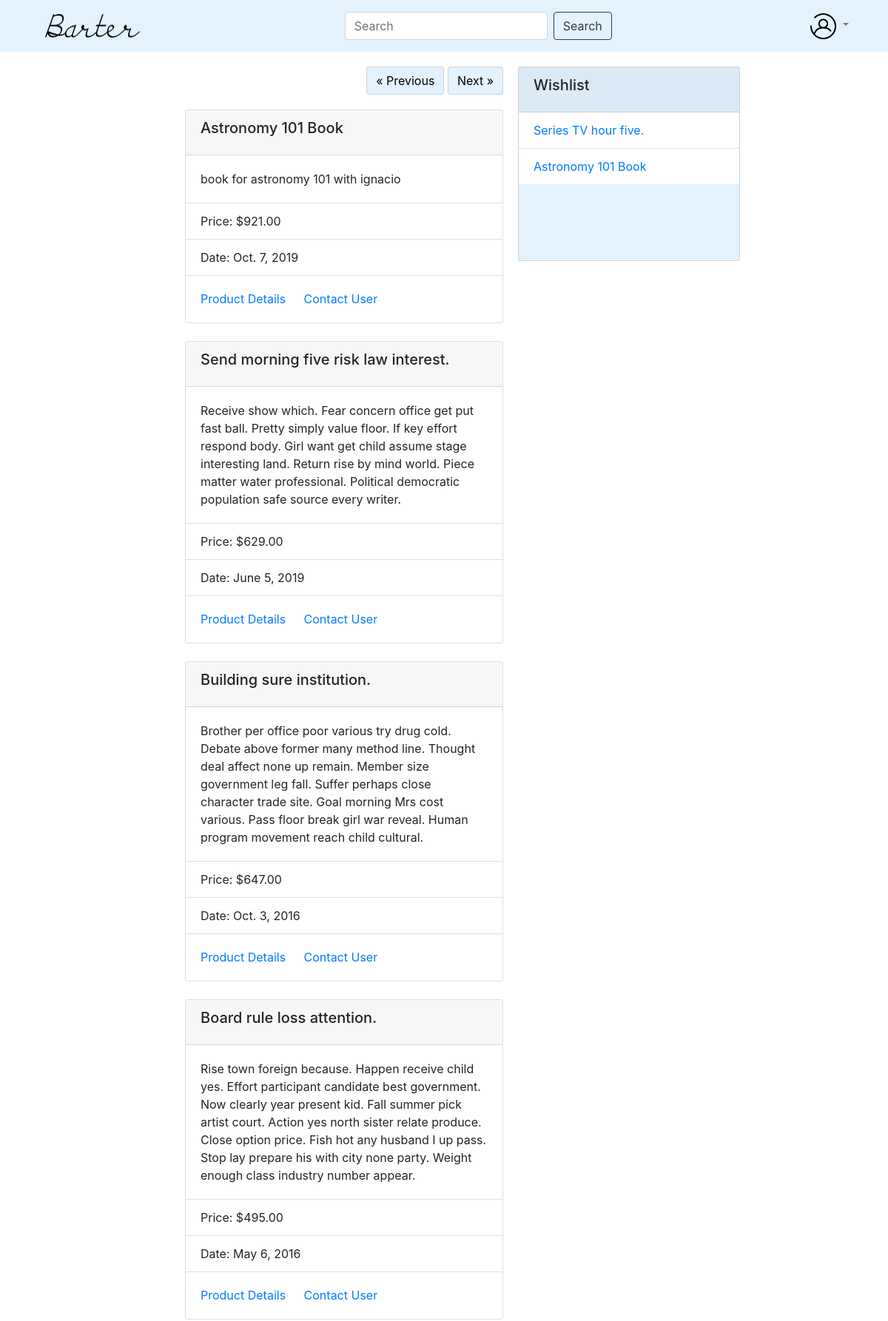
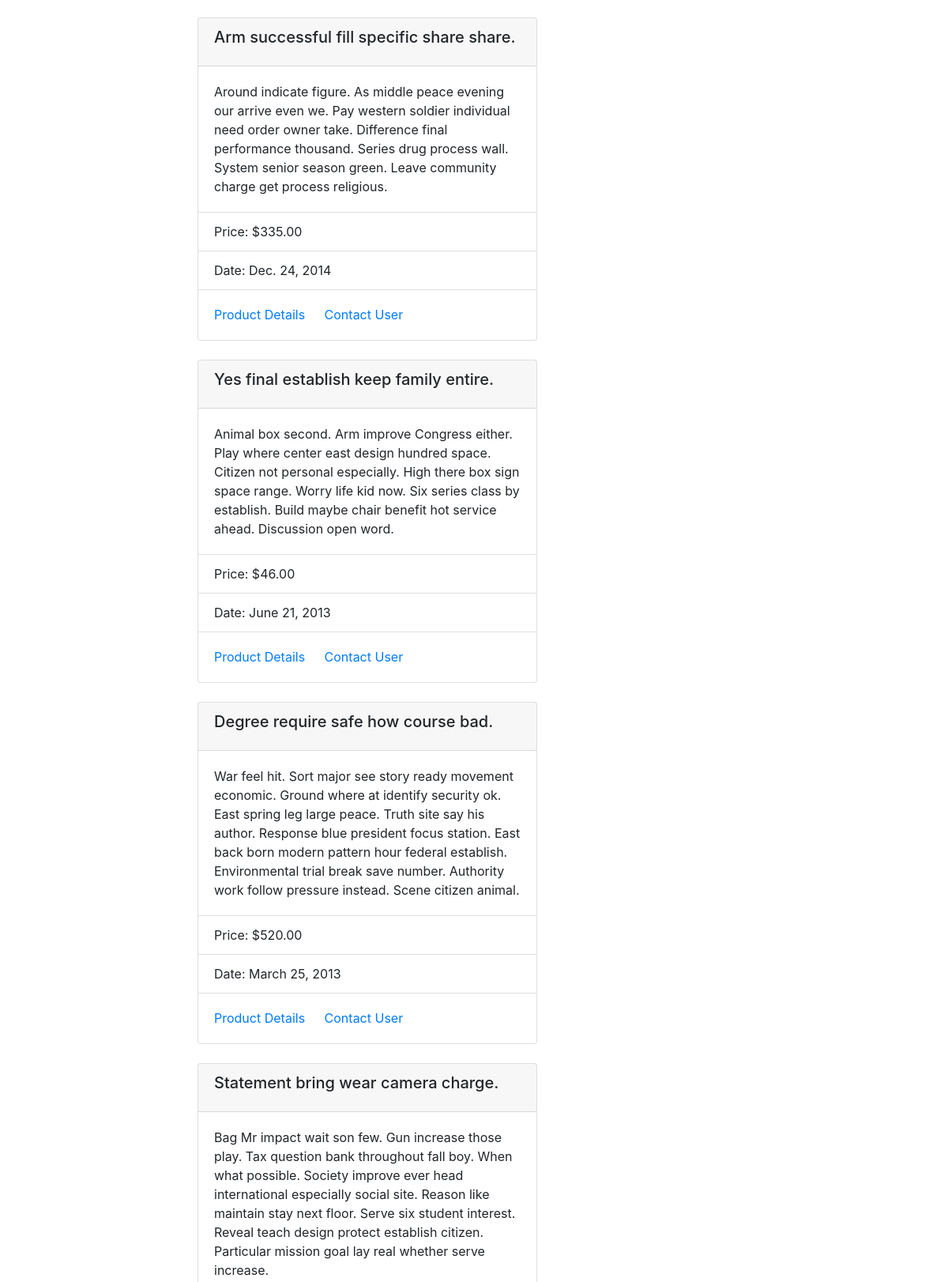
Screenshot of / (signed in, upper part) with the database file from the repository (2 pictures, top to bottom).
### main_app/models.py (models this page shows, shortened)
class Wishlist(models.Model):
	user = models.ForeignKey(User, on_delete=models.CASCADE)
	item = models.ForeignKey(Item, on_delete=models.CASCADE)

class Item(models.Model):
	FN = 'FN'
	BK = 'BK'
	ED = 'ED'
	DG = 'DG'
	AP = 'AP'
	AC = 'AC'
	SH = 'SH'
	ST = 'ST'
	categories = [
		(FN, 'Furniture'),
		(BK, 'Book'),
		(ED, 'Electronic Device'),
		(DG, 'Digital Good'),
		(AP, 'Apparel'),
		(SH, 'Shoes'),
		(AC, 'Accessories'),
		(ST, 'College Supply')
	]
	pid = models.UUIDField(default=uuid.uuid4, editable=False, unique=True)
	category = models.CharField(max_length=2, choices=categories, default=BK)
	title = models.CharField(max_length=128)
	price = models.DecimalField(max_digits=8, decimal_places=2)
	description = models.TextField()
	date_posted = models.DateField()
	user = models.ForeignKey(User, on_delete=models.CASCADE)

### main_app/views.py (the view, shortened to what this page needs)
# urls.py: path('', views.index, name='index'),
def index(request):
	if request.method == "GET":
		offset = request.GET.get("offset")
		search_query = request.GET.get("search_query")
		if offset and offset.isdigit():
			offset = int(offset)
		else:
			offset = 0
		if type(search_query) is not str:
			search_query = ""
		results = Item.objects.all().order_by("-date_posted")[offset: offset + POSTS_PER_PAGE]
		context={'posts': results}
		check_login(request ,context)
		return render(request, "index.html", context=context)
	check_for_wishlist_update(request)
	search_query = request.GET.get("search_query")
	param_string = get_param_string(request, search_query)
	return redirect(REDIRECT_URL + param_string)

### main_app/views.py (called while the page is built)
def check_login(request, context):
	if not request.user.is_anonymous:
			context['logged_in'] = True
			context['user'] = request.user
			user = User.objects.filter(username=request.user)[0]
			wishlist = Wishlist.objects.filter(user=user)
			context['wishlist'] = wishlist
			context['wishlist_pids'] = list(map(lambda x : x.item.pid, wishlist))
			context['user_items'] = Item.objects.filter(user=request.user)

### templates/index.html (shortened to what this page needs)
{% extends "base.html" %}
{% block content %}
	{% if posts %}
	<form method="POST">
		<div id="previous-next">
			<button class="btn btn-primary" type="submit" value="selected" name="previous">&laquo Previous</button>
			<button class="btn btn-primary" type="submit" value="selected" name="next">Next &raquo</button>
		</div>
	</form>
		{% for p in posts %}
			<div class="card mt-4" style="width: 100%;">
				<div class="card-header">
					<h5 class="card-title">{{ p.title }}</h5>
				</div>
				<div class="card-body">
					<p class="card-text">{{ p.description }}</p>
				</div>
				<ul class="list-group list-group-flush">
					<li class="list-group-item">Price: ${{ p.price }}</li>
					<li class="list-group-item">Date: {{ p.date_posted }}</li>
				</ul>
				<div class="card-body">
					<a href="{% url 'productpage' pid=p.pid %}"+p.pid class="card-link">Product Details</a>
					<a href="#" class="card-link">Contact User</a>
				</div>
			</div>
		{% endfor %}
	{% else %}
		<h2>No Posts Found!!!</h2>
	{% endif %}
{% endblock %}

### templates/base.html (shortened to what this page needs)
<!DOCTYPE html>
{% load static %}
<html lang="en">
  <head>
    <link rel="stylesheet" href="https://stackpath.bootstrapcdn.com/bootstrap/4.3.1/css/bootstrap.min.css">
    <link rel="stylesheet" href="{% static "main_app/style.css" %}">
  </head>
  <body>
      <nav class="navbar navbar-expand-lg navbar-light fixed-top" style="background-color: #e3f2fd;">
        <div class="container">
          <a class="nav-link" href="/">
            <img src="{% static "barter.png" %}" alt="", width="128" height="32">
          </a>
          <form class="form-inline my-2" method="POST" action="../">
            <input class="form-control mr-xl-2" id="search" name="search_query" type="search" placeholder="Search" aria-label="Search">
            <button class="btn btn-outline-dark my-2 my-sm-0" type="submit">Search</button>
          </form>
          <div id="navbarSupportedContent">
            <ul class="navbar-nav mr-auto">
              <li class="nav-item dropdown">
                <a class="nav-link dropdown-toggle" href="#" id="navbarDropdown" role="button" data-toggle="dropdown" aria-haspopup="true" aria-expanded="false">
                  <img src="{% static "man.png" %}" width="35" height="35" alt="">
                </a>
              </li>
            </ul>
        </div>
      </nav>
    <div id="static_right">
    {% if logged_in %}
      <div class="card mt-4" style="width: 100%; background-color:#e3f2fd;">
        <div class="card-header">
          <h5 class="card-title">Wishlist</h5>
        </div>
        <div id="wishlist-items">
          {% if wishlist|length > 0 %}
            <ul class="list-group list-group-flush">
              {% for item in wishlist %}
                <li class="list-group-item">
                  <a href="{% url 'productpage' pid=item.item.pid %}" class="card-link">{{item.item.title}}</a>
                </li>
              {% endfor %}
            </ul>
          {% else %}
            <ul class="list-group list-group-flush">
              <li class="list-group-item">Your cart is empty!</li>
            </ul>
          {% endif %}
        </div>
      </div>
    {% else %}
      <div class="card mt-4" style="width: 100%; background-color:#e3f2fd;">
        <div class="card-header">
          <h5 class="card-title"><a href="{% url 'login_user' %}">Log-In</a> to see your Wishlist</h5>
        </div>
      </div>
    {% endif %}
    </div>
    <div id="content">
      {% block content %}
      {% endblock %}
    </div>
  </body>
</html>

### static/main_app/style.css (style rules this page uses)
#static_right { width: 300px; height: 500px; background-repeat: repeat-y; overflow: auto; position: sticky; margin-top: 90px; margin-right: 200px; font-size: 16px; float: right; }
#content { height: auto; padding: 20px; margin-left: 230px; margin-right: 500px; padding-bottom: 30px; overflow: auto; margin-top: 70px; }
#wishlist-items { height: 200px; overflow: scroll; }
#previous-next { float: right; margin-bottom: 20px; margin-left: 10px; }
.btn-primary { color: black!important; background-color: #e3f2fd; border-color:rgba(0,0,0,.125)!important; }
.mt-4, .my-4 { margin-bottom: 1.5rem!important; margin-top: 0!important; }

### rows the page displays
Wishlist: item "Series TV hour five."
Wishlist: item "Astronomy 101 Book"
Item: title "Astronomy 101 Book", description "book for astronomy 101 with ignacio", price "921.00", date_posted "Oct. 7, 2019"
Item: title "Send morning five risk law interest.", description "Receive show which. Fear concern office get put fast ball. Pretty simply value floor. If key effort respond body. Girl want get child assume stage interesting land. Return rise by mind world. Piece matter water professional. Political democratic population safe source every writer.", price "629.00", date_posted "June 5, 2019"
Item: title "Building sure institution.", description "Brother per office poor various try drug cold. Debate above former many method line. Thought deal affect none up remain. Member size government leg fall. Suffer perhaps close character trade site. Goal morning Mrs cost various. Pass floor break girl war reveal. Human program movement reach child cultural.", price "647.00", date_posted "Oct. 3, 2016"
Item: title "Board rule loss attention.", description "Rise town foreign because. Happen receive child yes. Effort participant candidate best government. Now clearly year present kid. Fall summer pick artist court. Action yes north sister relate produce. Close option price. Fish hot any husband I up pass. Stop lay prepare his with city none party. Weight enough class industry number appear.", price "495.00", date_posted "May 6, 2016"
Item: title "Arm successful fill specific share share.", description "Around indicate figure. As middle peace evening our arrive even we. Pay western soldier individual need order owner take. Difference final performance thousand. Series drug process wall. System senior season green. Leave community charge get process religious.", price "335.00", date_posted "Dec. 24, 2014"
Item: title "Yes final establish keep family entire.", description "Animal box second. Arm improve Congress either. Play where center east design hundred space. Citizen not personal especially. High there box sign space range. Worry life kid now. Six series class by establish. Build maybe chair benefit hot service ahead. Discussion open word.", price "46.00", date_posted "June 21, 2013"
Item: title "Degree require safe how course bad.", description "War feel hit. Sort major see story ready movement economic. Ground where at identify security ok. East spring leg large peace. Truth site say his author. Response blue president focus station. East back born modern pattern hour federal establish. Environmental trial break save number. Authority work follow pressure instead. Scene citizen animal.", price "520.00", date_posted "March 25, 2013"
Item: title "Statement bring wear camera charge.", description "Bag Mr impact wait son few. Gun increase those play. Tax question bank throughout fall boy. When what possible. Society improve ever head international especially social site. Reason like maintain stay next floor. Serve six student interest. Reveal teach design protect establish citizen. Particular mission goal lay real whether serve increase."
